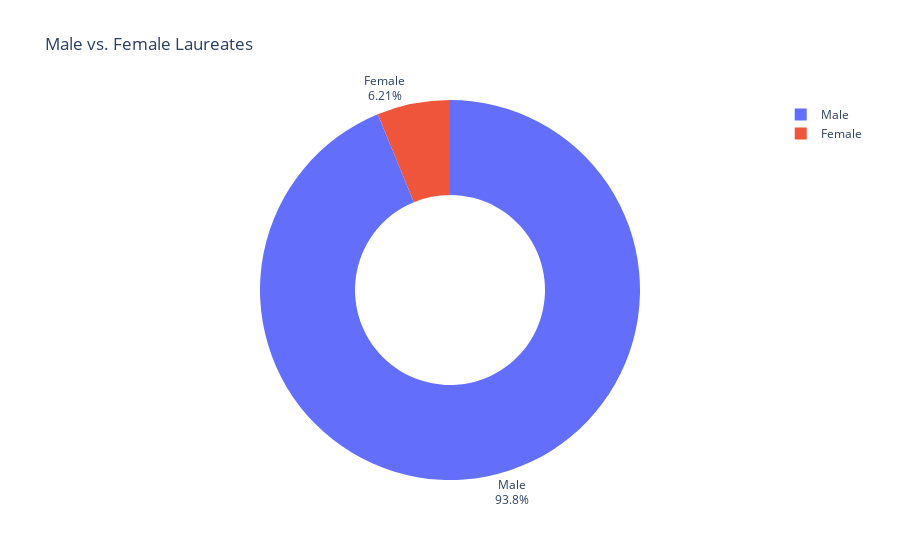

Notebook code cell kept with this figure:
### Code cell
fig = px.pie(labels=gender.index,
values=gender.values,
title="Male vs. Female Laureates",
names=gender.index,
hole=0.5,
)

#update the traces to change the text formatting
fig.update_traces(textposition='outside', textinfo='percent+label')
 
fig.show()

### Figure 1 — Plotly figure (JSON) as saved in the notebook; plotly's stock layout.template omitted (floating-point values rounded to 4 significant figures)
{"data": [{"domain": {"x": [0, 1], "y": [0, 1]}, "hole": 0.5, "hovertemplate": "label=%{label}<br>value=%{value}<extra></extra>", "labels": ["Male", "Female"], "legendgroup": "", "name": "", "showlegend": true, "textinfo": "percent+label", "textposition": "outside", "type": "pie", "values": [876, 58]}], "layout": {"legend": {"tracegroupgap": 0}, "title": {"text": "Male vs. Female Laureates"}}}
